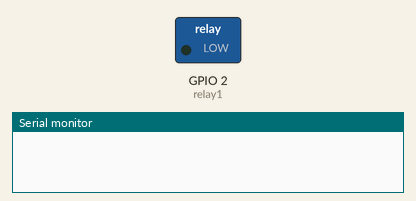
Simulated run of this sketch. Board: ESP8266 (NodeMCU). On the bench: switched loads named in the sketch (green lamp = pin HIGH), the last lines printed to the serial monitor. A WiFi scan finds three made-up networks.

Above: at 0.0 s.
At 2.2 s:
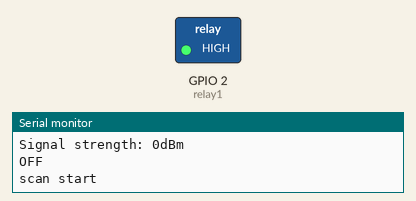
Timing chart, 0 to 3.7 s (numbered marks = the images above):
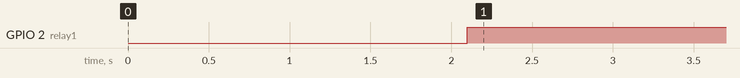

The sketch:

WiFiScan.ino
```cpp
/*
    This sketch demonstrates how to scan WiFi networks.
    The API is almost the same as with the WiFi Shield library,
    the most obvious difference being the different file you need to include:
*/
#include "ESP8266WiFi.h"
const char* SSID = "Danur Dyantoro";
#define relay1 2
int32_t getRSSI(const char* target_ssid) {
  byte available_networks = WiFi.scanNetworks();

  for (int network = 0; network < available_networks; network++) {
    if (WiFi.SSID(network).compareTo(target_ssid) == 0) {     //stringOne.compareTo(stringTwo) < 0
      return WiFi.RSSI(network);
    }
  }
  return 0;
}
void setup() {
  Serial.begin(115200);
  pinMode(relay1, OUTPUT);

  // Set WiFi to station mode and disconnect from an AP if it was previously connected
  WiFi.mode(WIFI_STA);
  WiFi.disconnect();
  delay(100);

  Serial.println("Setup done");
}

void loop() {

  int32_t rssi = getRSSI(SSID);


  // For debugging purpose only
  Serial.print("Signal strength: ");
  Serial.print(rssi);
  Serial.println("dBm");

  if (rssi > (-80) && rssi != 0) // if rssi is greater then -70 dbm or it's 0 dbm, then the light will turn ON
  {
    digitalWrite(relay1, LOW);
    Serial.println("ON");
  }
  else // else, the light will be turned OFF.
  {
    digitalWrite(relay1, HIGH);
    Serial.println("OFF");
  }


  Serial.println("scan start");

  // WiFi.scanNetworks will return the number of networks found
  int n = WiFi.scanNetworks();
  Serial.println("scan done");
  if (n == 0) {
    Serial.println("no networks found");
  } else {
    Serial.print(n);
    Serial.println(" networks found");
    for (int i = 0; i < n; ++i) {
      // Print SSID and RSSI for each network found
      Serial.print(i + 1);
      Serial.print(": ");
      Serial.print(WiFi.SSID(i));
      Serial.print(" (");
      Serial.print(WiFi.RSSI(i));
      Serial.print(")");
      Serial.println((WiFi.encryptionType(i) == ENC_TYPE_NONE) ? " " : "*");
      delay(10);
    }
  }
  Serial.println("");

  // Wait a bit before scanning again
  delay(1500);
}
```

Measured:
- by itself, GPIO 2 (relay1): LOW → HIGH at 2.1 s
